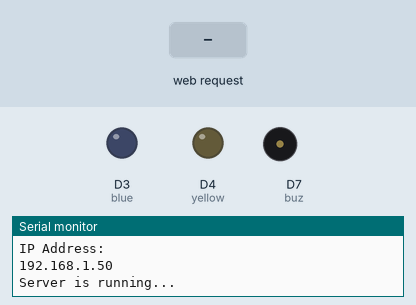
Simulated run of this sketch. Board: ESP8266 (NodeMCU). On the bench: output pins drawn as LEDs (lit = HIGH), buzzer (waves = sounding), the last lines printed to the serial monitor. The test bench sets the inputs (shaded band). WiFi joins after 1.5 s; servers stay silent unless stated.

Above: at 3.7 s.
3.8 s: HTTP request GET /getData received
At 5.17 s:
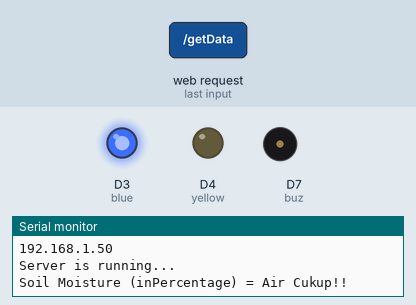
At 5.9 s:
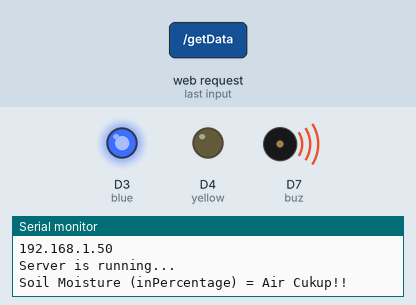
Timing chart, 0 to 14.3 s (numbered marks = the images above; inputs shaded):
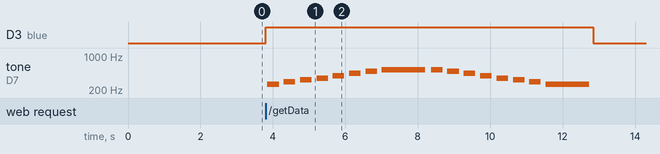

The sketch:

project.ino
```cpp
#include <ESP8266WiFi.h>
#include <ESP8266WebServer.h>

#define yellow D4
#define blue D3
#define soil A0
#define buz D7

const String ssid = "xxxxxxxxxxx";
const String password = "xxxxxxxxxxxx";

ESP8266WebServer server(80);

const char DASHBOARD[] PROGMEM = R"===(
  <!DOCTYPE html>
  <html lang="en">
  <head>
      <meta charset="UTF-8">
      <meta name="viewport" content="width=device-width, initial-scale=1.0">
      <link href="https://cdn.jsdelivr.net/npm/bootstrap@5.3.3/dist/css/bootstrap.min.css" rel="stylesheet">
      <script src="https://cdn.jsdelivr.net/npm/bootstrap@5.3.3/dist/js/bootstrap.bundle.min.js"></script>
      <script src="https://code.jquery.com/jquery-3.7.1.min.js" integrity="sha256-/JqT3SQfawRcv/BIHPThkBvs0OEvtFFmqPF/lYI/Cxo=" crossorigin="anonymous"></script>
      <title>Controlling Water Moisture using Soil Sensor in Web Server</title>
  </head>
  <body class="statusColor">
      <div class="container bg-info text-center rounded-2 p-3 mt-4 text-white">
          <h1>Controlling Water Moisture using Soil Sensor in Web Servers</h1>
      </div>

      <div class="container">
          <div class="row" style="border: 2px solid grey; padding: 20px 0;">
              <div class="col-md-4 border-secondary" style="margin: auto;">
                  <h3>SOIL SENSOR</h3>
                  <h4 class="soilsensor">Water: </h4>
                  <h4 class="statussoil">Status: </h4>
              </div>
          </div>
      </div>
      <script>
        setInterval(function() {
          $.get("/getData", function(data, status){
              var moistureValue = parseFloat(data);
              $(".soilsensor").text("Water Percentage: " + moistureValue + "%")
              if (moistureValue <= 40) {
                  $(".statussoil").text("Status: Please Water the Plants")
                  $(".statusColor").css("background-color", "red")
              } else {
                  $(".statussoil").text("Status: Enough Water")
                  $(".statusColor").css("background-color", "#89cff0")
              }
          })
        }, 3000)
      </script>
  </body>
  </html>
)===";

// SONG
int length = 16;
//DO RE MI FA SO LA SI DO
char notes[] = "cdefgabCCbagfedc";
//ketukan
int beats[] = { 1, 1, 1, 1, 1, 1, 1, 4, 1, 1, 1, 1, 1, 1, 1,4 };
int tempo = 300;

void playTone(int tone, int duration) {
  for (long i = 0; i < duration * 1000L; i += tone * 2) {
    digitalWrite(buz, HIGH);
    delayMicroseconds(tone);
    digitalWrite(buz, LOW);
    delayMicroseconds(tone);
    }
}

void playNote(char note, int duration) {
  char names[] = { 'c', 'd', 'e', 'f', 'g', 'a', 'b', 'C' };
  int tones[] = { 1915, 1700, 1519, 1432, 1275, 1136, 1014, 956 };
  // play the tone corresponding to the note name
  for (int i = 0; i < 8; i++) {
    if (names[i] == note) {
      playTone(tones[i], duration);
      }
  }
}

void indexPage() {
  String html = DASHBOARD;
  server.send(200, "text/html", html);
}

void soilMoisture() {
  float moisturePercent;
  int delayLong = 2000;
  moisturePercent = (100.00 - ((analogRead(soil)/1023.00) * 100.00));
  Serial.print("\nSoil Moisture (inPercentage) = ");
    // Buzzer
  if (moisturePercent <= 40) {
    Serial.println("Air Kering!!");
    digitalWrite(yellow, HIGH);
    digitalWrite(blue, LOW);
    digitalWrite(buz, HIGH);
    delay(500);
    digitalWrite(buz, LOW);
    delay(500);
    digitalWrite(buz, HIGH);
    delay(500);
    digitalWrite(buz, LOW);
    delay(500);
    digitalWrite(yellow, LOW);
  } else if (moisturePercent > 40) {
    Serial.println("Air Cukup!!");
    digitalWrite(blue, HIGH);
    digitalWrite(yellow, LOW);
    for (int i = 0; i < length; i++) {
      if (notes[i] == ' ') {
        delay(beats[i] * tempo); // rest
      }
      else {
        playNote(notes[i], beats[i] * tempo);
      }
      // pause between notes
      delay(tempo / 2);
    }
    digitalWrite(blue, LOW);
    delay(500);
  }

  Serial.print(moisturePercent);
  Serial.println(" %");
  server.send(200, "text/html", String(moisturePercent, 2));
}

void setup() {
  // put your setup code here, to run once:
  Serial.begin(115200);
  pinMode(buz, OUTPUT);
  pinMode(yellow, OUTPUT);
  pinMode(blue, OUTPUT);
  delay(1000);

  WiFi.begin(ssid, password);
  while(WiFi.status() != WL_CONNECTED) {
    delay(500);
    Serial.println(".");
  }

  Serial.println("");
  Serial.println("WiFi is Connected!");
  Serial.println("IP Address: ");
  Serial.println(WiFi.localIP());

  server.on("/", HTTP_GET, indexPage);
  server.on("/getData", HTTP_GET, soilMoisture);
  server.begin();
  Serial.println("Server is running...");
}

void loop() {
  // put your main code here, to run repeatedly:
  // Soil Moisture
  server.handleClient();
}
```

Measured:
- after the input at 3.8 s, D3 (blue): LOW → HIGH at once, → LOW 9.0 s later; tone on D7 (buz): plays 261 Hz for 0.32 s, 293 Hz for 0.32 s, 328 Hz for 0.32 s, 348 Hz for 0.32 s, 391 Hz for 0.32 s, 439 Hz for 0.32 s … (16 notes in this stretch), starting after 0.05 s
